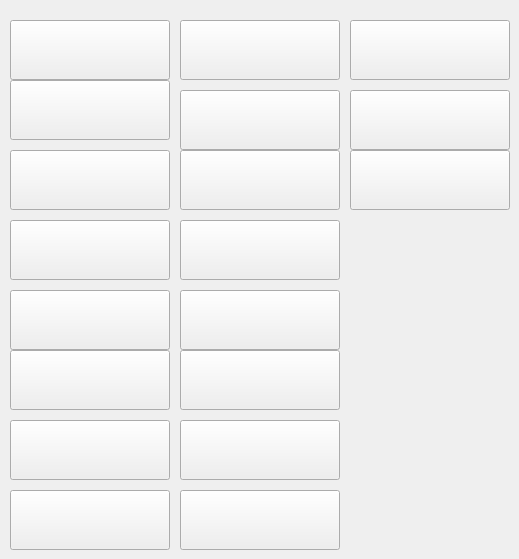
   <widget class="QWidget" name="tab">
    <attribute name="title">
     <string>von Anal4k bis Tiny4K</string>
    </attribute>
    <widget class="QPushButton" name="Btn_Lubed">
     <property name="geometry">
      <rect>
       <x>180</x>
       <y>90</y>
       <width>160</width>
       <height>60</height>
      </rect>
     </property>
     <property name="sizePolicy">
      <sizepolicy hsizetype="Minimum" vsizetype="Fixed">
       <horstretch>0</horstretch>
       <verstretch>0</verstretch>
      </sizepolicy>
     </property>
     <property name="font">
      <font>
       <pointsize>18</pointsize>
      </font>
     </property>
     <property name="whatsThis">
      <string>Lubed</string>
     </property>
     <property name="styleSheet">
      <string notr="true">background-image: url(:/gui/resource_collection_files/Logos/studios/Lubed/Lubed_160x60.png);




</string>
     </property>
     <property name="text">
      <string/>
     </property>
    </widget>
    <widget class="QPushButton" name="Btn_BBCPie">
     <property name="geometry">
      <rect>
       <x>10</x>
       <y>80</y>
       <width>160</width>
       <height>60</height>
      </rect>
     </property>
     <property name="font">
      <font>
       <pointsize>18</pointsize>
      </font>
     </property>
     <property name="whatsThis">
      <string>BBCPie</string>
     </property>
     <property name="styleSheet">
      <string notr="true">background-image: url(:/gui/resource_collection_files/Logos/studios/BBCPie/BBCPie_160x60.png);

</string>
     </property>
     <property name="text">
      <string/>
     </property>
    </widget>
    <widget class="QPushButton" name="Btn_Cum4K">
     <property name="geometry">
      <rect>
       <x>10</x>
       <y>150</y>
       <width>160</width>
       <height>60</height>
      </rect>
     </property>
     <property name="font">
      <font>
       <pointsize>18</pointsize>
      </font>
     </property>
     <property name="whatsThis">
      <string>Cum4K</string>
     </property>
     <property name="styleSheet">
      <string notr="true">background-image: url(:/gui/resource_collection_files/Logos/studios/Cum4K/Cum4K_160x60.png);

</string>
     </property>
     <property name="text">
      <string/>
     </property>
    </widget>
    <widget class="QPushButton" name="Btn_PassionHD">
     <property name="geometry">
      <rect>
       <x>180</x>
       <y>220</y>
       <width>160</width>
       <height>60</height>
      </rect>
     </property>
     <property name="font">
      <font>
       <pointsize>18</pointsize>
      </font>
     </property>
     <property name="whatsThis">
      <string>PassionHD</string>
     </property>
     <property name="styleSheet">
      <string notr="true">background-image: url(:/gui/resource_collection_files/Logos/studios/Passion-HD/PassionHD_160x60.png);
</string>
     </property>
     <property name="text">
      <string/>
     </property>
    </widget>
    <widget class="QPushButton" name="Btn_Tiny4K">
     <property name="geometry">
      <rect>
       <x>180</x>
       <y>290</y>
       <width>160</width>
       <height>60</height>
      </rect>
     </property>
     <property name="font">
      <font>
       <pointsize>18</pointsize>
      </font>
     </property>
     <property name="whatsThis">
      <string>Tiny4K</string>
     </property>
     <property name="styleSheet">
      <string notr="true">background-image: url(:/gui/resource_collection_files/Logos/studios/Tiny4K/Tiny4K_160x60.png);
</string>
     </property>
     <property name="text">
      <string/>
     </property>
    </widget>
    <widget class="QPushButton" name="Btn_GirlCum">
     <property name="geometry">
      <rect>
       <x>10</x>
       <y>290</y>
       <width>160</width>
       <height>60</height>
      </rect>
     </property>
     <property name="font">
      <font>
       <pointsize>18</pointsize>
      </font>
     </property>
     <property name="whatsThis">
      <string>GirlCum</string>
     </property>
     <property name="styleSheet">
      <string notr="true">background-image: url(:/gui/resource_collection_files/Logos/studios/GirlCum/GirlCum_160x60.png);
</string>
     </property>
     <property name="text">
      <string/>
     </property>
    </widget>
    <widget class="QPushButton" name="Btn_Facials4K">
     <property name="geometry">
      <rect>
       <x>10</x>
       <y>220</y>
       <width>160</width>
       <height>60</height>
      </rect>
     </property>
     <property name="font">
      <font>
       <pointsize>18</pointsize>
      </font>
     </property>
     <property name="whatsThis">
      <string>Facials4K</string>
     </property>
     <property name="styleSheet">
      <string notr="true">background-image: url(:/gui/resource_collection_files/Logos/studios/Facials4K/Facials4K_160x60.png);
</string>
     </property>
     <property name="text">
      <string/>
     </property>
    </widget>
    <widget class="QPushButton" name="Btn_PureMature">
     <property name="geometry">
      <rect>
       <x>180</x>
       <y>150</y>
       <width>160</width>
       <height>60</height>
      </rect>
     </property>
     <property name="font">
      <font>
       <pointsize>18</pointsize>
      </font>
     </property>
     <property name="whatsThis">
      <string>PureMature</string>
     </property>
     <property name="styleSheet">
      <string notr="true">background-image: url(:/gui/resource_collection_files/Logos/studios/PureMature/PureMature_160x60.png);
</string>
     </property>
     <property name="text">
      <string/>
     </property>
    </widget>
    <widget class="QPushButton" name="Btn_Anal4K">
     <property name="geometry">
      <rect>
       <x>10</x>
       <y>20</y>
       <width>160</width>
       <height>60</height>
      </rect>
     </property>
     <property name="font">
      <font>
       <pointsize>18</pointsize>
      </font>
     </property>
     <property name="whatsThis">
      <string>Anal4K</string>
     </property>
     <property name="styleSheet">
      <string notr="true">background-image: url(:/gui/resource_collection_files/Logos/studios/Anal4K/Anal4K_160x60.jpg);

</string>
     </property>
     <property name="text">
      <string/>
     </property>
    </widget>
    <widget class="QPushButton" name="Btn_Holed">
     <property name="geometry">
      <rect>
       <x>180</x>
       <y>20</y>
       <width>160</width>
       <height>60</height>
      </rect>
     </property>
     <property name="sizePolicy">
      <sizepolicy hsizetype="Minimum" vsizetype="Fixed">
       <horstretch>0</horstretch>
       <verstretch>0</verstretch>
      </sizepolicy>
     </property>
     <property name="font">
      <font>
       <pointsize>18</pointsize>
      </font>
     </property>
     <property name="whatsThis">
      <string>Holed</string>
     </property>
     <property name="styleSheet">
      <string notr="true">background-image: url(:/gui/resource_collection_files/Logos/studios/Holed/Holed_160x60.png);




</string>
     </property>
     <property name="text">
      <string/>
     </property>
    </widget>
    <widget class="QPushButton" name="Btn_Exotic4K">
     <property name="geometry">
      <rect>
       <x>10</x>
       <y>350</y>
       <width>160</width>
       <height>60</height>
      </rect>
     </property>
     <property name="font">
      <font>
       <pointsize>18</pointsize>
      </font>
     </property>
     <property name="whatsThis">
      <string>Exotic4K</string>
     </property>
     <property name="styleSheet">
      <string notr="true">background-image: url(:/gui/resource_collection_files/Logos/studios/Exotic4K/Exotic4K_160x60.jpg);
</string>
     </property>
     <property name="text">
      <string/>
     </property>
    </widget>
    <widget class="QPushButton" name="Btn_PornPros">
     <property name="geometry">
      <rect>
       <x>180</x>
       <y>350</y>
       <width>160</width>
       <height>60</height>
      </rect>
     </property>
     <property name="font">
      <font>
       <pointsize>18</pointsize>
      </font>
     </property>
     <property name="whatsThis">
      <string>PornPros</string>
     </property>
     <property name="styleSheet">
      <string notr="true">background-image: url(:/gui/resource_collection_files/Logos/studios/PornPros/PornPros_160x60.png);
</string>
     </property>
     <property name="text">
      <string/>
     </property>
    </widget>
    <widget class="QPushButton" name="Btn_CastingCouchX">
     <property name="geometry">
      <rect>
       <x>10</x>
       <y>420</y>
       <width>160</width>
       <height>60</height>
      </rect>
     </property>
     <property name="font">
      <font>
       <pointsize>18</pointsize>
      </font>
     </property>
     <property name="whatsThis">
      <string>CastingCouchX</string>
     </property>
     <property name="styleSheet">
      <string notr="true">background-image: url(:/gui/resource_collection_files/Logos/studios/CastingCouchX/CastingCouchX_160x60.png);
</string>
     </property>
     <property name="text">
      <string/>
     </property>
    </widget>
    <widget class="QPushButton" name="Btn_SpyFam">
     <property name="geometry">
      <rect>
       <x>180</x>
       <y>420</y>
       <width>160</width>
       <height>60</height>
      </rect>
     </property>
     <property name="font">
      <font>
       <pointsize>18</pointsize>
      </font>
     </property>
     <property name="whatsThis">
      <string>SpyFam</string>
     </property>
     <property name="styleSheet">
      <string notr="true">background-image: url(:/gui/resource_collection_files/Logos/studios/SpyFam/SpyFam_160x60.png);
</string>
     </property>
     <property name="text">
      <string/>
     </property>
    </widget>
    <widget class="QPushButton" name="Btn_POVD">
     <property name="geometry">
      <rect>
       <x>10</x>
       <y>490</y>
       <width>160</width>
       <height>60</height>
      </rect>
     </property>
     <property name="font">
      <font>
       <pointsize>18</pointsize>
      </font>
     </property>
     <property name="whatsThis">
      <string>POVD</string>
     </property>
     <property name="styleSheet">
      <string notr="true">background-image: url(:/gui/resource_collection_files/Logos/studios/POVD/POVD_160x60.png);
</string>
     </property>
     <property name="text">
      <string/>
     </property>
    </widget>
    <widget class="QPushButton" name="Btn_Mom4K">
     <property name="geometry">
      <rect>
       <x>180</x>
       <y>490</y>
       <width>160</width>
       <height>60</height>
      </rect>
     </property>
     <property name="font">
      <font>
       <pointsize>18</pointsize>
      </font>
     </property>
     <property name="whatsThis">
      <string>Mom4K</string>
     </property>
     <property name="styleSheet">
      <string notr="true">background-image: url(:/gui/resource_collection_files/Logos/studios/Mom4K/Mom4K_160x60.png);
</string>
     </property>
     <property name="text">
      <string/>
     </property>
    </widget>
    <widget class="QPushButton" name="Btn_FantasyHD">
     <property name="geometry">
      <rect>
       <x>350</x>
       <y>20</y>
       <width>160</width>
       <height>60</height>
      </rect>
     </property>
     <property name="font">
      <font>
       <pointsize>18</pointsize>
      </font>
     </property>
     <property name="whatsThis">
      <string>FantasyHD</string>
     </property>
     <property name="styleSheet">
      <string notr="true">background-image: url(:/gui/resource_collection_files/Logos/studios/FantasyHD/FantasyHD_160x60.png);
</string>
     </property>
     <property name="text">
      <string/>
     </property>
    </widget>
    <widget class="QPushButton" name="Btn_MyVeryFirstTime">
     <property name="geometry">
      <rect>
       <x>350</x>
       <y>90</y>
       <width>160</width>
       <height>60</height>
      </rect>
     </property>
     <property name="font">
      <font>
       <pointsize>18</pointsize>
      </font>
     </property>
     <property name="whatsThis">
      <string>MyVeryFirstTime</string>
     </property>
     <property name="styleSheet">
      <string notr="true">background-image: url(:/gui/resource_collection_files/Logos/studios/MyVeryFirstTime/MyVeryFirstTime_160x60.png);</string>
     </property>
     <property name="text">
      <string/>
     </property>
    </widget>
    <widget class="QPushButton" name="Btn_NannySpy">
     <property name="geometry">
      <rect>
       <x>350</x>
       <y>150</y>
       <width>160</width>
       <height>60</height>
      </rect>
     </property>
     <property name="font">
      <font>
       <pointsize>18</pointsize>
      </font>
     </property>
     <property name="whatsThis">
      <string>NannySpy</string>
     </property>
     <property name="styleSheet">
      <string notr="true">background-image: url(:/gui/resource_collection_files/Logos/studios/NannySpy/NannySpy_160x60.png);</string>
     </property>
     <property name="text">
      <string/>
     </property>
    </widget>
   </widget>
